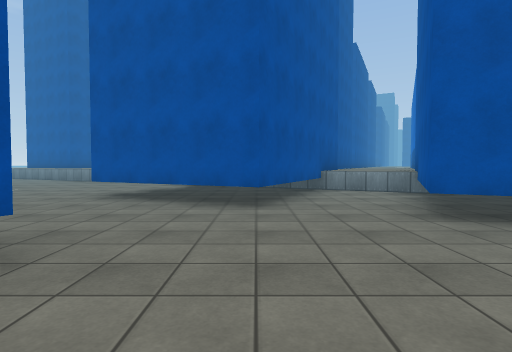
view 1 (above)

24 first-person views from a walk through a Unity game level. The camera is 1.3 m above the floor, tilts 2° down and sees 80° across. The floor is counted in squares, 2 m on a side. Each view is taken from the middle of a square. On the plan, view 1 faces up. The plan holds only what a view shows up to about 10 squares ahead; the rest is blank. The place goes on beyond the plan. Surface patterns are stand-ins for the level's own textures.

view 2
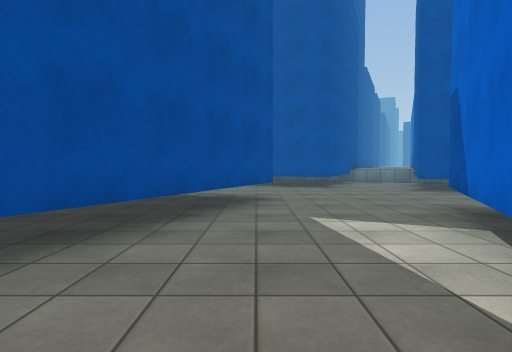

view 3
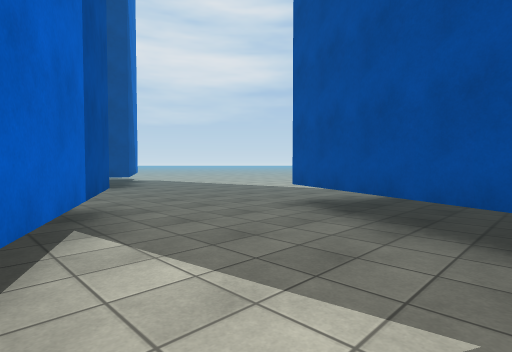

view 4
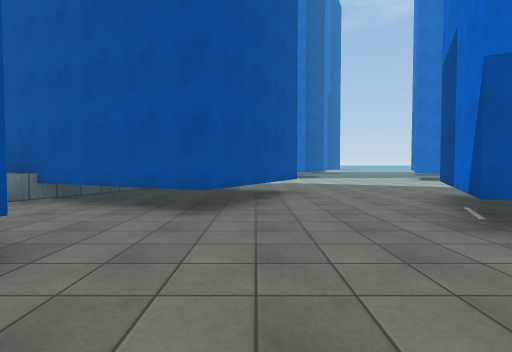

view 5
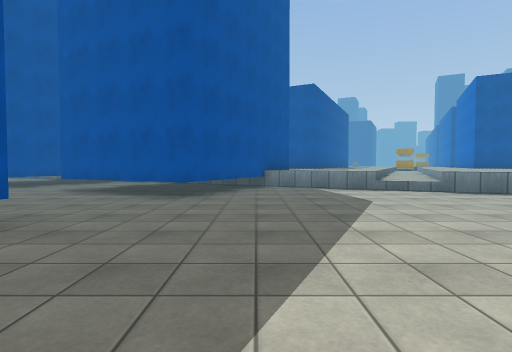

view 6
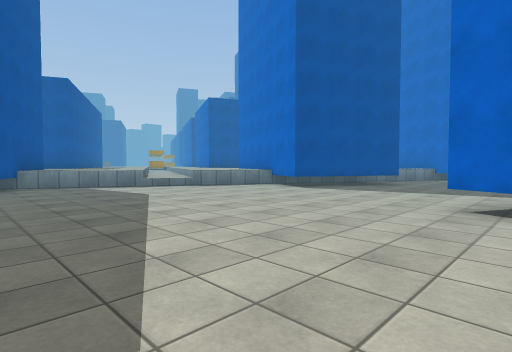

view 7
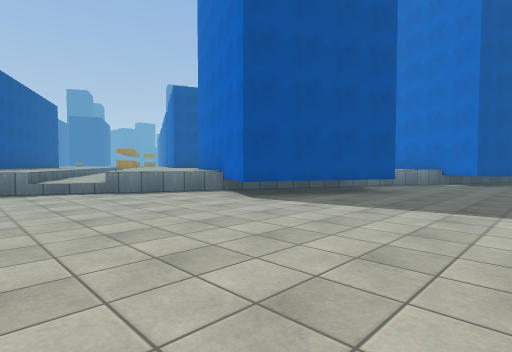

view 8
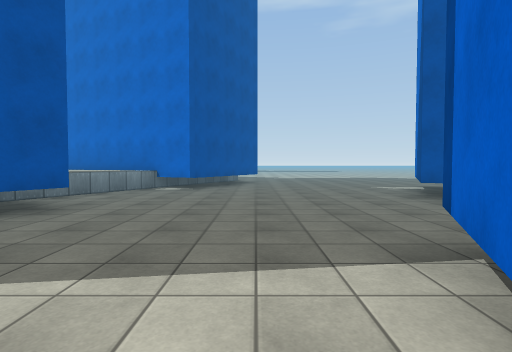

view 9
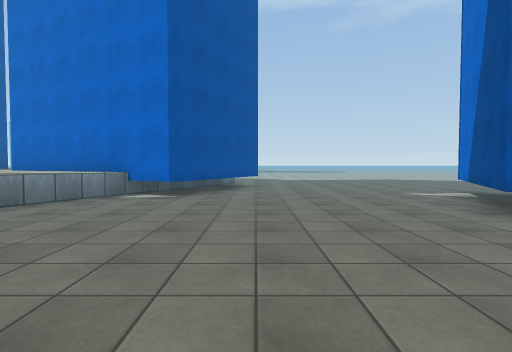

view 10
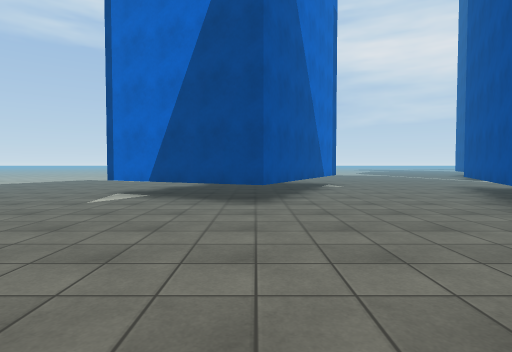

view 11
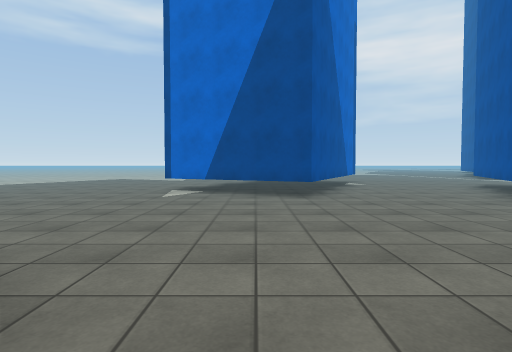

view 12
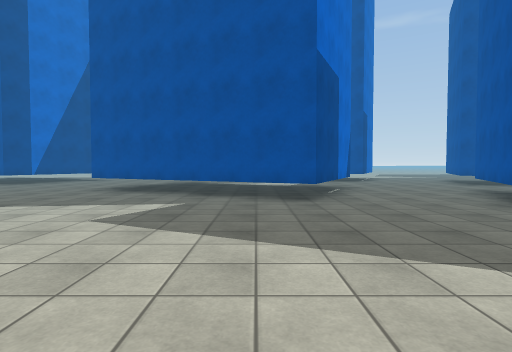

view 13
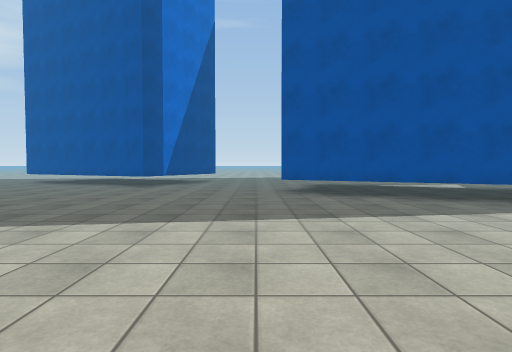

view 14
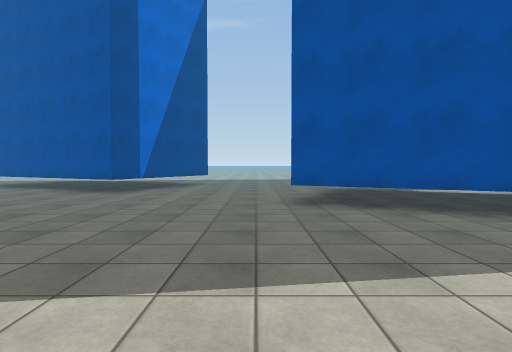

view 15
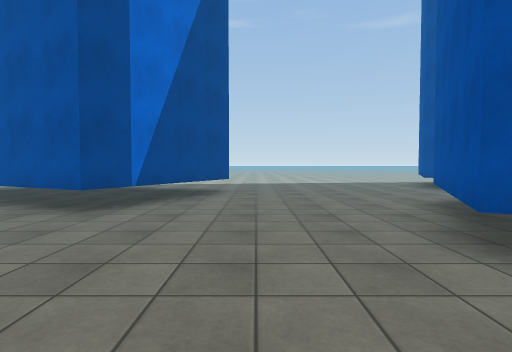

view 16
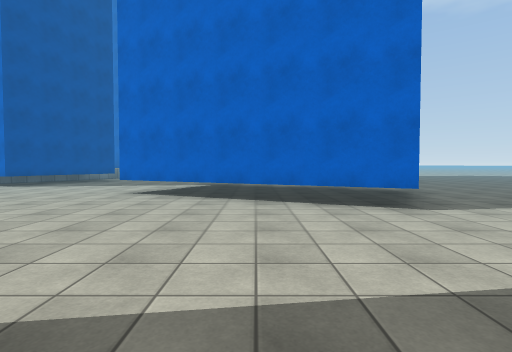

view 17
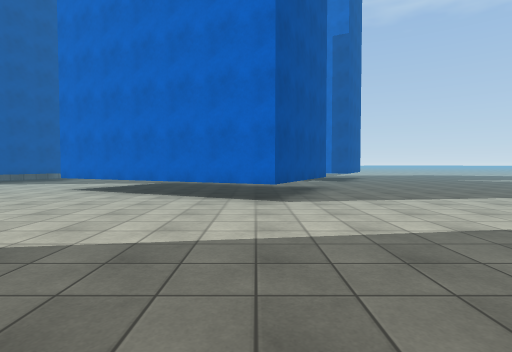

view 18
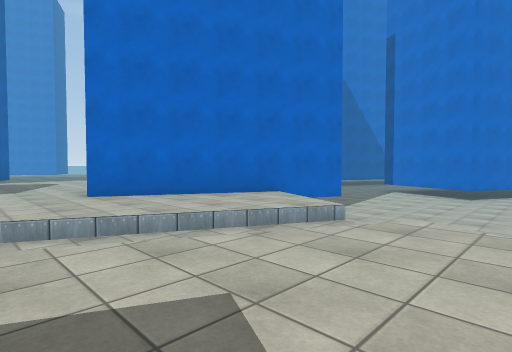

view 19
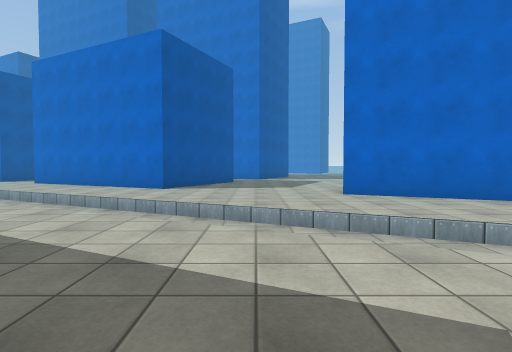

view 20
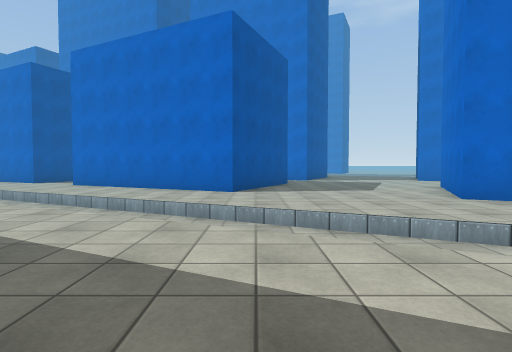

view 21
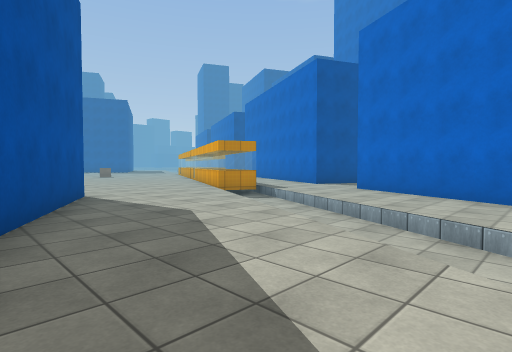

view 22
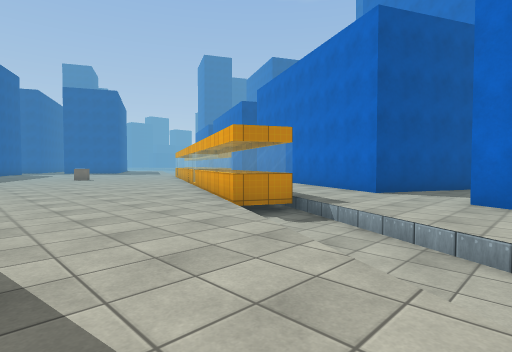

view 23
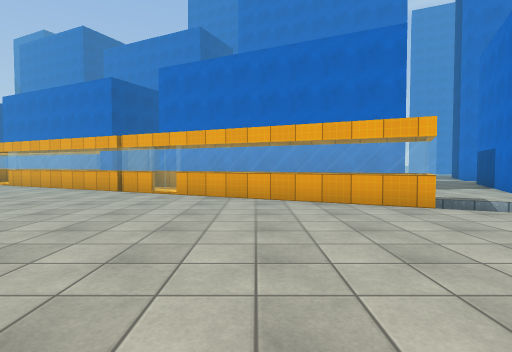

view 24
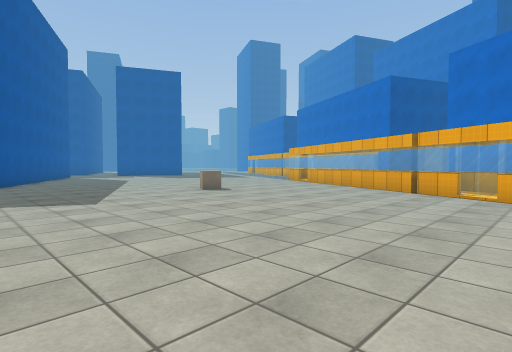

### Floor plan
Key: @ floor where view 1 was taken; # wall or solid block; . main floor; : floor 0.5 m higher than the main floor; + floor 1 m higher than the main floor; / step, stairs or slope; = window, fence, low wall or low ledge; ^ raised ledge.
Columns run from 3 left of view 1 to 22 right of it. Each row starts with its distance up from view 1.
 35                  #+
 34                  +++
 33                  ++++
 32                  +++++
 31                  ++++++
 30                  ++++^++
 29                  +++++++++
 28                 +++++++++=
 27                 +++++++++=
 26                 ++++++++==
 25                 ++++++++==
 24                 +++++++==
 23                 +++++++==
 22                 ++++++==
 21                  +++++==
 20                  ++++==++#
 19                 #++++==++#
 18                 #+++/:+++#
 17                ##+++:/++++
 16                #+++/:/+#++
 15                 +++:/++###
 14                +++/:/+##
 13                +++:/++#
 12                ++/:/+##
 11               +++:/++##
 10      #       +++/:/+++##
  9      #++#    +++:/++++++
  8     ##+##   +++/:/++++++
  7    ##..## ##+++:/++++++++
  6 ####...####+++/:/++#+++++
  5 ..##..## ##=++//+++###++
  4 ......## #...=//++## ##+
  3 .......###.....=/+#
  2  #.......#.......##
  1 ##...............####  ++#
  0 #..@###..........### //++#
 -1 #..## ##...........#.../##
 -2 ...#  ##................##
 -3 ..##  #..................#
 -4 ..#  ##.......#...........
 -5 ..####........###.........
 -6 ....##.......## ##........
 -7 .............#  ##........
 -8 ............##  #....###..
 -9 #...........## ##...## ##.
-10 ###..........###....#
-11   ##...........#...##

Positions as (right, up) in squares from view 1, and headings:
1: (0, 0), facing up
2: (-2, -4), facing up
3: (0, 0), facing down-left
4: (-2, 3), facing right
5: (7, -4), facing up
6: (6, -5), facing up-right
7: (9, -4), facing up-right
8: (12, -4), facing right
9: (14, -4), facing right
10: (18, -2), facing down
11: (19, -1), facing down
12: (10, -2), facing left
13: (9, -7), facing left
14: (7, -7), facing left
15: (4, -8), facing left
16: (4, -7), facing right
17: (3, -9), facing right
18: (9, 8), facing down-right
19: (9, 8), facing right
20: (10, 10), facing right
21: (12, 12), facing up-right
22: (14, 15), facing up-right
23: (13, 22), facing right
24: (13, 23), facing up-right
